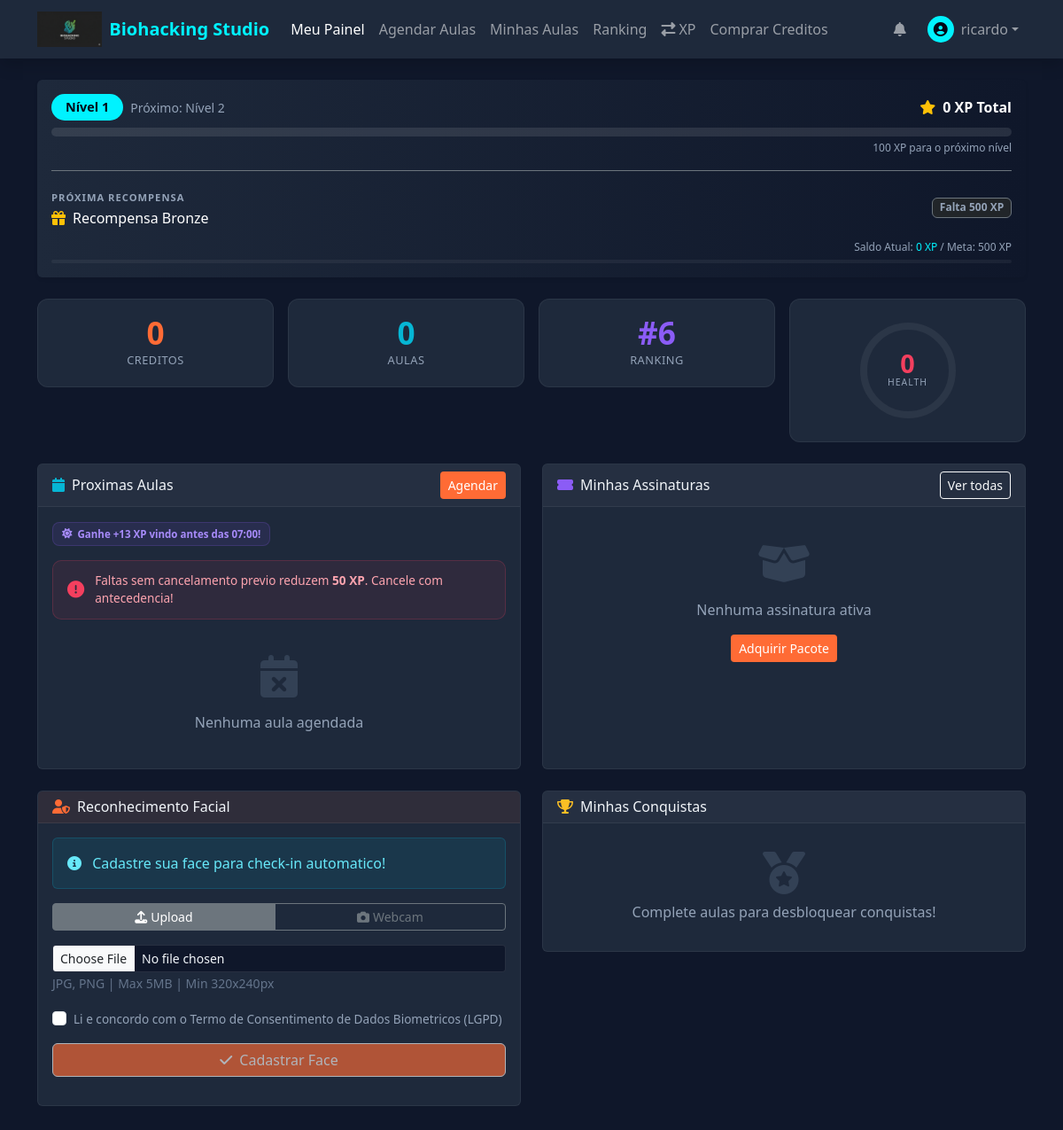
The app's page /student/dashboard (signed in), older data.
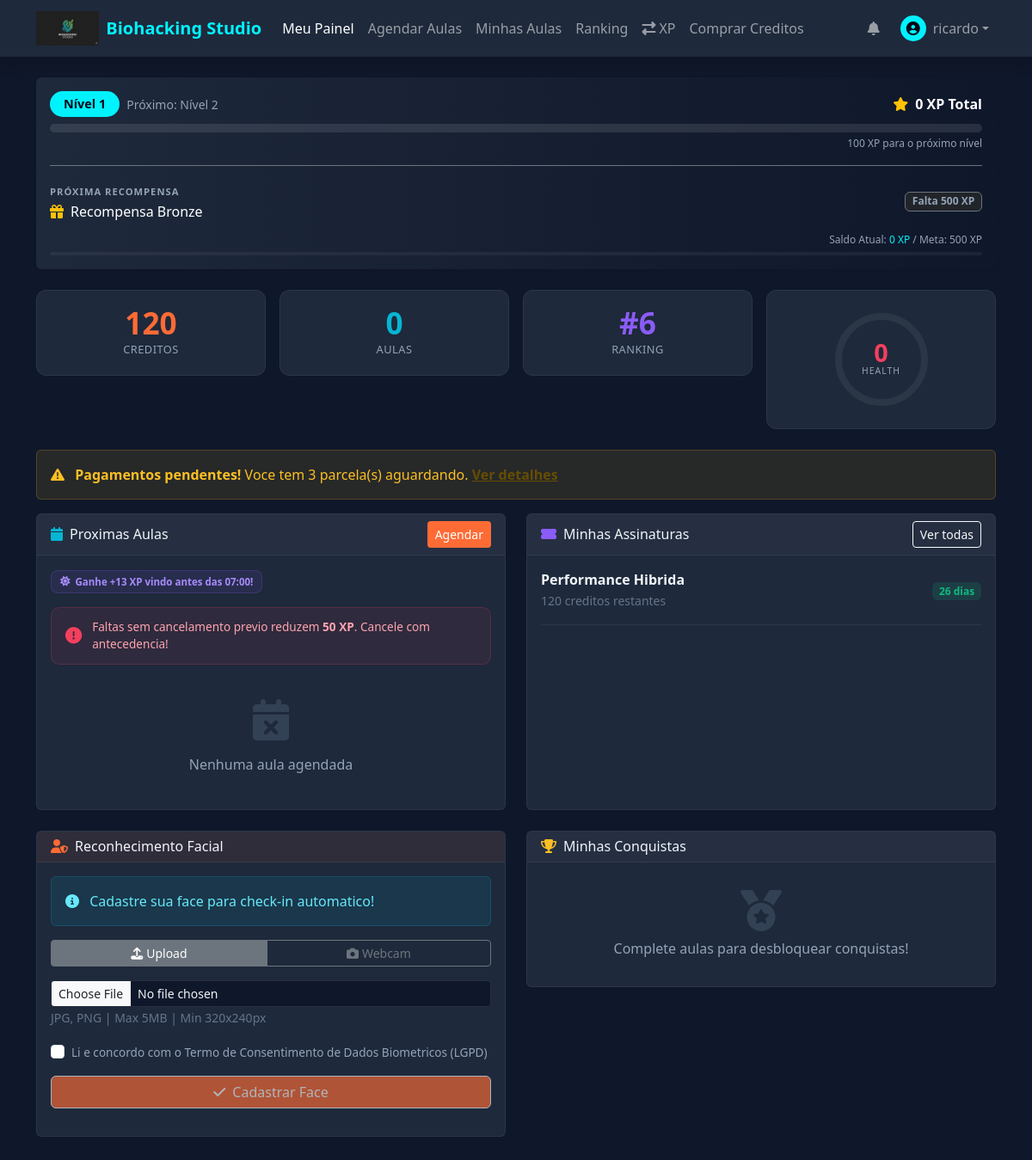
The same page, newer data.
### app/models/subscription.py (models this page shows, shortened)
class Subscription(db.Model):
    __tablename__ = 'subscriptions'
    id = db.Column(db.Integer, primary_key=True)
    user_id = db.Column(db.Integer, db.ForeignKey('users.id'), nullable=False)
    package_id = db.Column(db.Integer, db.ForeignKey('packages.id'), nullable=False)
    credits_total = db.Column(db.Integer, nullable=False)
    credits_used = db.Column(db.Integer, default=0)
    start_date = db.Column(db.Date, nullable=False)
    end_date = db.Column(db.Date, nullable=False)
    status = db.Column(db.Enum(SubscriptionStatus), default=SubscriptionStatus.ACTIVE)
    payment_status = db.Column(db.Enum(PaymentStatus), default=PaymentStatus.PENDING)
    blocked_at = db.Column(db.DateTime)
    block_reason = db.Column(db.String(255))
    is_recurring = db.Column(db.Boolean, default=False)  # Se é assinatura recorrente
    nupay_subscription_id = db.Column(db.String(100), nullable=True)  # ID da assinatura na NuPay
    recurring_status = db.Column(db.String(20), default='ACTIVE')  # ACTIVE, PAUSED, CANCELLED
    next_billing_date = db.Column(db.Date, nullable=True)  # Próxima cobrança
    last_billing_date = db.Column(db.Date, nullable=True)  # Última cobrança
    created_at = db.Column(db.DateTime, default=datetime.utcnow)
    updated_at = db.Column(db.DateTime, default=datetime.utcnow, onupdate=datetime.utcnow)
    user = db.relationship('User', backref='subscriptions')
    payments = db.relationship('Payment', backref='subscription', lazy=True, cascade='all, delete-orphan')
    bookings = db.relationship('Booking', backref='subscription', lazy=True)
    @property
    def credits_remaining(self):
        return self.credits_total - self.credits_used
    @property
    def days_until_expiry(self):
        if self.end_date:
            delta = self.end_date - datetime.now().date()
            return delta.days
        return 0

### app/models/package.py (models this page shows, shortened)
class Package(db.Model):
    __tablename__ = 'packages'
    id = db.Column(db.Integer, primary_key=True)
    name = db.Column(db.String(100), nullable=False)
    description = db.Column(db.Text)
    credits = db.Column(db.Integer, nullable=False)
    price = db.Column(db.Numeric(10, 2), nullable=False)
    installments = db.Column(db.Integer, default=1)  # Quantas parcelas
    installment_price = db.Column(db.Numeric(10, 2))  # Preco por parcela
    validity_days = db.Column(db.Integer, nullable=False)  # Ex: 90 dias
    photo_url = db.Column(db.String(255))
    color = db.Column(db.String(7), default='#FF6B35')
    is_featured = db.Column(db.Boolean, default=False)  # Destaque
    display_order = db.Column(db.Integer, default=0)
    badge = db.Column(db.String(50))  # Ex: "MAIS VENDIDO", "NOVO"
    extra_benefits = db.Column(db.JSON)  # Ex: ["Toalha gratis", "Garrafinha"]
    is_recurring = db.Column(db.Boolean, default=False)  # Se é pacote recorrente
    recurring_interval_days = db.Column(db.Integer, default=30)  # Intervalo entre cobranças
    welcome_xp_bonus = db.Column(db.Integer, default=0)  # Bônus XP na primeira compra
    is_active = db.Column(db.Boolean, default=True)
    created_at = db.Column(db.DateTime, default=datetime.utcnow)
    updated_at = db.Column(db.DateTime, default=datetime.utcnow, onupdate=datetime.utcnow)
    subscriptions = db.relationship('Subscription', backref='package', lazy=True)

### app/routes/student.py (the view, shortened to what this page needs)
@student_bp.route('/')
@student_bp.route('/dashboard')
@login_required
def dashboard():
    if not current_user.cpf or not current_user.gender:
        flash('Complete seu perfil (CPF e Sexo) para desbloquear todas as funcionalidades.', 'warning')
    """Dashboard do aluno"""
    active_subscriptions = Subscription.query.filter_by(
        user_id=current_user.id,
        status=SubscriptionStatus.ACTIVE
    ).all()
    subscription_credits = sum(sub.credits_remaining for sub in active_subscriptions)
    wallet_credits = CreditWallet.get_user_total_credits(current_user.id)
    total_credits = subscription_credits + wallet_credits
    expiring_wallets = CreditWallet.get_expiring_soon(current_user.id, days=7)
    expiring_credits = sum(w.credits_remaining for w in expiring_wallets)
    xp_available = XPLedger.get_user_available_xp(current_user.id)
    today = datetime.now().date()
    upcoming_bookings = Booking.query.filter(
        Booking.user_id == current_user.id,
        Booking.date >= today,
        Booking.status == BookingStatus.CONFIRMED
    ).order_by(Booking.date, Booking.schedule_id).limit(5).all()
    next_booking = upcoming_bookings[0] if upcoming_bookings else None
    pending_payments = Payment.query.join(Subscription).filter(
        Subscription.user_id == current_user.id,
        Payment.status.in_([PaymentStatusEnum.PENDING, PaymentStatusEnum.OVERDUE])
    ).order_by(Payment.due_date).all()
    user_rank = db.session.query(
        func.count(User.id)
    ).filter(
        User.role == 'student',
        User.xp > current_user.xp
    ).scalar() + 1
    total_classes = Booking.query.filter_by(
        user_id=current_user.id,
        status=BookingStatus.COMPLETED
    ).count()
    screening_status = current_user.get_screening_status(ScreeningType.PARQ)
    health_score = StudentHealthScore.query.filter_by(
        user_id=current_user.id
    ).order_by(StudentHealthScore.calculated_at.desc()).first()
    streak = 0
    next_reward_rule = ConversionRule.query.filter(
        ConversionRule.is_active == True,
        ConversionRule.xp_required > xp_available
    ).order_by(ConversionRule.xp_required.asc()).first()
    reward_status = None
    xp_to_reward = 0
    if next_reward_rule:
        xp_to_reward = next_reward_rule.xp_required - xp_available
        reward_status = 'locked'
    return render_template('student/dashboard.html',
                         active_subscriptions=active_subscriptions,
                         total_credits=total_credits,
                         wallet_credits=wallet_credits,
                         expiring_credits=expiring_credits,
                         xp_available=xp_available,
                         upcoming_bookings=upcoming_bookings,
                         next_booking=next_booking,
                         pending_payments=pending_payments,
                         user_rank=user_rank,
                         total_classes=total_classes,
                         screening_status=screening_status,
                         health_score=health_score,
                         streak=streak,
                         next_reward_rule=next_reward_rule,
                         xp_to_reward=xp_to_reward,
                         reward_status=reward_status)

### app/models/credit_wallet.py (called while the page is built)
    @classmethod
    def get_user_total_credits(cls, user_id):
        result = db.session.query(
            db.func.coalesce(db.func.sum(cls.credits_remaining), 0)
        ).filter(
            cls.user_id == user_id,
            cls.is_expired == False,
            cls.credits_remaining > 0,
            cls.expires_at > datetime.utcnow()
        ).scalar()
        return int(result)

    @classmethod
    def get_expiring_soon(cls, user_id, days=7):
        from datetime import timedelta
        threshold = datetime.utcnow() + timedelta(days=days)
        return cls.query.filter(
            cls.user_id == user_id,
            cls.is_expired == False,
            cls.credits_remaining > 0,
            cls.expires_at <= threshold,
            cls.expires_at > datetime.utcnow()
        ).order_by(cls.expires_at.asc()).all()

### app/models/notification.py (called while the page is built)
    @classmethod
    def get_unread_count(cls, user_id):
        return cls.query.filter_by(user_id=user_id, is_read=False).count()

### app/models/user.py (called while the page is built)
    @property
    def is_admin(self):
        return self.role == 'admin'

    @property
    def is_student(self):
        return self.role == 'student'

    @property
    def is_instructor(self):
        return self.role == 'instructor'

### app/templates/student/dashboard.html (shortened to what the changed rows need)
{% extends "base.html" %}
{% block content %}
<div class="container py-4">
    <div class="card mb-4 border-0 shadow-sm" style="background: linear-gradient(90deg, #1E293B, #0F172A);">
        <div class="card-body p-3">
        </div>
    </div>
    <div class="row g-3 mb-4">
        <div class="col-6 col-md-3">
            <div class="stat-card">
                <div class="stat-value stat-accent">{{ current_user.total_credits }}</div>
                <div class="stat-label">Creditos</div>
            </div>
        </div>
        <div class="col-6 col-md-3">
        </div>
        <div class="col-6 col-md-3">
        </div>
        <div class="col-6 col-md-3">
                {% set score = health_score.total_score|int if health_score else 0 %}
                {% if score >= 70 %}
                {% set ring_color = '#10B981' %}
                {% elif score >= 40 %}
                {% set ring_color = '#FBBF24' %}
                {% else %}
                {% set ring_color = '#F43F5E' %}
                {% endif %}
        </div>
    </div>
    {% if pending_payments %}
    <div class="alert alert-warning mb-3">
        <i class="fas fa-exclamation-triangle me-2"></i>
        <strong>Pagamentos pendentes!</strong> Voce tem {{ pending_payments|length }} parcela(s) aguardando.
        <a href="{{ url_for('student.my_subscriptions') }}" class="alert-link">Ver detalhes</a>
    </div>
    {% endif %}
    <div class="row g-4">
        <div class="col-md-6">
        </div>
        <div class="col-md-6">
            <div class="card h-100">
                <div class="card-body">
                    {% if active_subscriptions %}
                    {% for sub in active_subscriptions %}
                    <div class="d-flex justify-content-between align-items-center mb-3 pb-3"
                        style="border-bottom: 1px solid rgba(255,255,255,0.06);">
                        <div>
                            <strong>{{ sub.package.name }}</strong>
                            <br>
                            <small style="color: #64748b;">{{ sub.credits_remaining }} creditos restantes</small>
                        </div>
                        <div class="text-end">
                            {% if sub.days_until_expiry > 7 %}
                            <span class="badge" style="background: rgba(16,185,129,0.15); color: #10B981;">{{
                                sub.days_until_expiry }} dias</span>
                            {% elif sub.days_until_expiry > 0 %}
                            <span class="badge" style="background: rgba(251,191,36,0.15); color: #FBBF24;">{{
                                sub.days_until_expiry }} dias</span>
                            {% else %}
                            <span class="badge"
                                style="background: rgba(244,63,94,0.15); color: #F43F5E;">Expirada</span>
                            {% endif %}
                        </div>
                    </div>
                    {% endfor %}
                    {% else %}
                    <div class="text-center py-4">
                        <i class="fas fa-box-open fa-3x mb-3" style="color: #334155;"></i>
                        <p class="text-muted mb-3">Nenhuma assinatura ativa</p>
                        <a href="{{ url_for('shop.packages') }}" class="btn btn-sm"
                            style="background: #FF6B35; color: white;">Adquirir Pacote</a>
                    </div>
                    {% endif %}
                </div>
            </div>
        </div>
    </div>
    <div class="row mt-4">
        <div class="col-md-6">
        </div>
        <div class="col-md-6">
        </div>
    </div>
</div>
{% endblock %}

Row changes from the older to the newer data that the page shows:
added Subscription: total_credits "120", package.name "Performance Hibrida", credits_remaining "120", days_until_expiry "26"
Text that changed along with them:
{{ pending_payments|length }}: (not shown) → "3"
{{ current_user.total_credits }}: "0" → (not shown)
text no longer shown: "Nenhuma assinatura ativa Adquirir Pacote"
text now shown: "Pagamentos pendentes! Voce tem parcela(s) aguardando. Ver detalhes"
